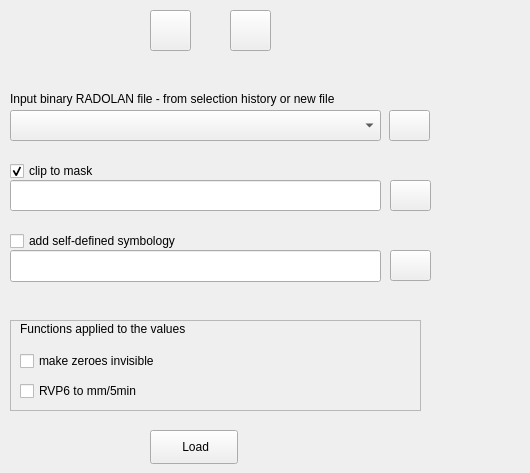
    <widget class="QWidget" name="tab_action">
     <attribute name="icon">
      <iconset>
       <normaloff>img/execute.png</normaloff>img/execute.png</iconset>
     </attribute>
     <attribute name="title">
      <string>RADOLAN single mode</string>
     </attribute>
     <attribute name="toolTip">
      <string>&lt;html&gt;&lt;head/&gt;&lt;body&gt;&lt;p&gt;load a RADOLAN binary file&lt;/p&gt;&lt;/body&gt;&lt;/html&gt;</string>
     </attribute>
     <widget class="QCheckBox" name="check_symb">
      <property name="enabled">
       <bool>true</bool>
      </property>
      <property name="geometry">
       <rect>
        <x>10</x>
        <y>230</y>
        <width>301</width>
        <height>22</height>
       </rect>
      </property>
      <property name="toolTip">
       <string>&lt;html&gt;&lt;head/&gt;&lt;body&gt;&lt;p&gt;Optional:&lt;br/&gt;Check this, if you have a self-created QML file.&lt;br/&gt;Leave disabled to try to assign a QML file automatically.&lt;/p&gt;&lt;/body&gt;&lt;/html&gt;</string>
      </property>
      <property name="text">
       <string>add self-defined symbology</string>
      </property>
      <property name="checked">
       <bool>false</bool>
      </property>
     </widget>
     <widget class="QWidget" name="widget_symb" native="true">
      <property name="enabled">
       <bool>true</bool>
      </property>
      <property name="geometry">
       <rect>
        <x>-10</x>
        <y>250</y>
        <width>521</width>
        <height>41</height>
       </rect>
      </property>
      <widget class="QPushButton" name="filedialog_qml">
       <property name="geometry">
        <rect>
         <x>400</x>
         <y>0</y>
         <width>41</width>
         <height>31</height>
        </rect>
       </property>
       <property name="toolTip">
        <string>&lt;html&gt;&lt;head/&gt;&lt;body&gt;&lt;p&gt;select QML&lt;/p&gt;&lt;/body&gt;&lt;/html&gt;</string>
       </property>
       <property name="text">
        <string/>
       </property>
       <property name="icon">
        <iconset>
         <normaloff>img/folder.png</normaloff>img/folder.png</iconset>
       </property>
      </widget>
      <widget class="QLineEdit" name="inputqml">
       <property name="geometry">
        <rect>
         <x>20</x>
         <y>0</y>
         <width>371</width>
         <height>32</height>
        </rect>
       </property>
      </widget>
     </widget>
     <widget class="QPushButton" name="filedialog_mask">
      <property name="geometry">
       <rect>
        <x>390</x>
        <y>180</y>
        <width>41</width>
        <height>31</height>
       </rect>
      </property>
      <property name="toolTip">
       <string>&lt;html&gt;&lt;head/&gt;&lt;body&gt;&lt;p&gt;select mask&lt;/p&gt;&lt;/body&gt;&lt;/html&gt;</string>
      </property>
      <property name="text">
       <string/>
      </property>
      <property name="icon">
       <iconset>
        <normaloff>img/folder.png</normaloff>img/folder.png</iconset>
      </property>
     </widget>
     <widget class="QCheckBox" name="check_cut">
      <property name="enabled">
       <bool>true</bool>
      </property>
      <property name="geometry">
       <rect>
        <x>10</x>
        <y>160</y>
        <width>301</width>
        <height>22</height>
       </rect>
      </property>
      <property name="toolTip">
       <string>&lt;html&gt;&lt;head/&gt;&lt;body&gt;&lt;p&gt;Clip a layer&lt;/p&gt;&lt;/body&gt;&lt;/html&gt;</string>
      </property>
      <property name="text">
       <string>clip to mask</string>
      </property>
      <property name="checked">
       <bool>true</bool>
      </property>
     </widget>
     <widget class="QLabel" name="label_input">
      <property name="geometry">
       <rect>
        <x>10</x>
        <y>90</y>
        <width>421</width>
        <height>18</height>
       </rect>
      </property>
      <property name="text">
       <string>Input binary RADOLAN file - from selection history or new file</string>
      </property>
     </widget>
     <widget class="QFrame" name="frame">
      <property name="geometry">
       <rect>
        <x>10</x>
        <y>320</y>
        <width>411</width>
        <height>91</height>
       </rect>
      </property>
      <property name="frameShape">
       <enum>QFrame::StyledPanel</enum>
      </property>
      <property name="frameShadow">
       <enum>QFrame::Raised</enum>
      </property>
      <widget class="QCheckBox" name="check_excl_zeroes">
       <property name="geometry">
        <rect>
         <x>10</x>
         <y>30</y>
         <width>401</width>
         <height>22</height>
        </rect>
       </property>
       <property name="toolTip">
        <string>&lt;html&gt;&lt;head/&gt;&lt;body&gt;&lt;p&gt;Make zeroes invisible on map display&lt;/p&gt;&lt;/body&gt;&lt;/html&gt;</string>
       </property>
       <property name="text">
        <string>make zeroes invisible</string>
       </property>
       <property name="checked">
        <bool>false</bool>
       </property>
      </widget>
      <widget class="QCheckBox" name="check_rvp6tomm">
       <property name="geometry">
        <rect>
         <x>10</x>
         <y>60</y>
         <width>401</width>
         <height>22</height>
        </rect>
       </property>
       <property name="toolTip">
        <string>&lt;html&gt;&lt;head/&gt;&lt;body&gt;&lt;p&gt;Display RVP6 units as mm on map&lt;/p&gt;&lt;/body&gt;&lt;/html&gt;</string>
       </property>
       <property name="text">
        <string>RVP6 to mm/5min</string>
       </property>
       <property name="checked">
        <bool>false</bool>
       </property>
      </widget>
      <widget class="QLabel" name="label">
       <property name="geometry">
        <rect>
         <x>10</x>
         <y>0</y>
         <width>201</width>
         <height>18</height>
        </rect>
       </property>
       <property name="text">
        <string>Functions applied to the values</string>
       </property>
      </widget>
     </widget>
     <widget class="QLineEdit" name="inputmask">
      <property name="geometry">
       <rect>
        <x>10</x>
        <y>180</y>
        <width>371</width>
        <height>31</height>
       </rect>
      </property>
     </widget>
     <widget class="QPushButton" name="filedialog_input">
      <property name="geometry">
       <rect>
        <x>389</x>
        <y>110</y>
        <width>41</width>
        <height>31</height>
       </rect>
      </property>
      <property name="toolTip">
       <string>&lt;html&gt;&lt;head/&gt;&lt;body&gt;&lt;p&gt;select a new file&lt;/p&gt;&lt;/body&gt;&lt;/html&gt;</string>
      </property>
      <property name="text">
       <string/>
      </property>
      <property name="icon">
       <iconset>
        <normaloff>img/folder.png</normaloff>img/folder.png</iconset>
      </property>
     </widget>
     <widget class="QToolButton" name="btn_load_project">
      <property name="geometry">
       <rect>
        <x>150</x>
        <y>10</y>
        <width>41</width>
        <height>41</height>
       </rect>
      </property>
      <property name="toolTip">
       <string>&lt;html&gt;&lt;head/&gt;&lt;body&gt;&lt;p&gt;Load a new base project from template&lt;/p&gt;&lt;/body&gt;&lt;/html&gt;</string>
      </property>
      <property name="text">
       <string/>
      </property>
      <property name="icon">
       <iconset>
        <normaloff>img/new.png</normaloff>img/new.png</iconset>
      </property>
      <property name="iconSize">
       <size>
        <width>32</width>
        <height>32</height>
       </size>
      </property>
     </widget>
     <widget class="QPushButton" name="btn_action">
      <property name="geometry">
       <rect>
        <x>150</x>
        <y>430</y>
        <width>88</width>
        <height>34</height>
       </rect>
      </property>
      <property name="toolTip">
       <string>&lt;html&gt;&lt;head/&gt;&lt;body&gt;&lt;p&gt;Start conversion of RADOLAN binary to GIS compatible GeoTIFF&lt;/p&gt;&lt;/body&gt;&lt;/html&gt;</string>
      </property>
      <property name="text">
       <string> Load</string>
      </property>
      <property name="icon">
       <iconset>
        <normaloff>../../../../../../../Entwicklung/workspace_py/QGIS3-Plugin/radolan2map/img/execute.png</normaloff>../../../../../../../Entwicklung/workspace_py/QGIS3-Plugin/radolan2map/img/execute.png</iconset>
      </property>
      <property name="iconSize">
       <size>
        <width>16</width>
        <height>16</height>
       </size>
      </property>
     </widget>
     <widget class="QComboBox" name="cbbox_radolan">
      <property name="geometry">
       <rect>
        <x>10</x>
        <y>110</y>
        <width>371</width>
        <height>31</height>
       </rect>
      </property>
      <property name="toolTip">
       <string>&lt;html&gt;&lt;head/&gt;&lt;body&gt;&lt;p&gt;list of last processed products (history)&lt;/p&gt;&lt;/body&gt;&lt;/html&gt;</string>
      </property>
     </widget>
     <widget class="QToolButton" name="btn_load_radars">
      <property name="geometry">
       <rect>
        <x>230</x>
        <y>10</y>
        <width>41</width>
        <height>41</height>
       </rect>
      </property>
      <property name="toolTip">
       <string>&lt;html&gt;&lt;head/&gt;&lt;body&gt;&lt;p&gt;Load/remove DWD radar network layer&lt;/p&gt;&lt;/body&gt;&lt;/html&gt;</string>
      </property>
      <property name="text">
       <string/>
      </property>
      <property name="icon">
       <iconset>
        <normaloff>img/radar.png</normaloff>img/radar.png</iconset>
      </property>
      <property name="iconSize">
       <size>
        <width>32</width>
        <height>32</height>
       </size>
      </property>
     </widget>
    </widget>
